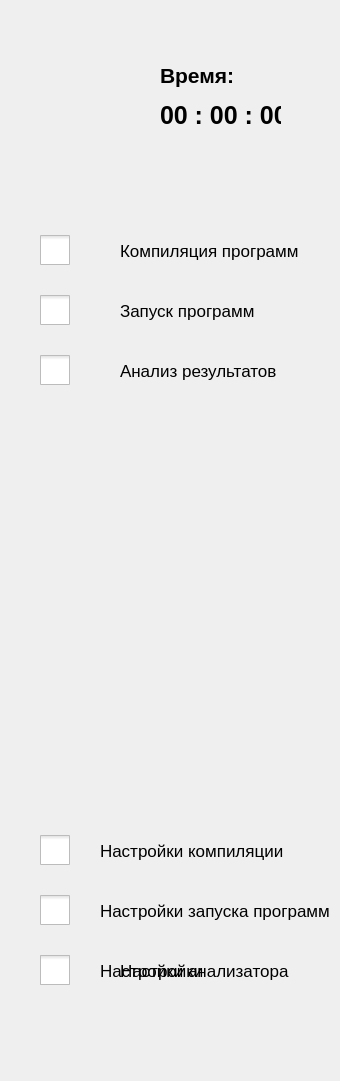
   <widget class="QWidget" name="TabsMenu" native="true">
    <property name="geometry">
     <rect>
      <x>0</x>
      <y>0</y>
      <width>340</width>
      <height>1081</height>
     </rect>
    </property>
    <property name="styleSheet">
     <string notr="true">QCheckBox:hover {
background: rgb(49, 49, 49);
}
QCheckBox::indicator {
	width: 30px;
    height: 30px;
}</string>
    </property>
    <widget class="QLabel" name="CurrentTimeLabel">
     <property name="geometry">
      <rect>
       <x>160</x>
       <y>60</y>
       <width>81</width>
       <height>31</height>
      </rect>
     </property>
     <property name="font">
      <font>
       <pointsize>16</pointsize>
       <bold>true</bold>
      </font>
     </property>
     <property name="text">
      <string>Время:</string>
     </property>
    </widget>
    <widget class="QLabel" name="CurrentTime">
     <property name="geometry">
      <rect>
       <x>160</x>
       <y>100</y>
       <width>121</width>
       <height>31</height>
      </rect>
     </property>
     <property name="font">
      <font>
       <pointsize>19</pointsize>
       <bold>true</bold>
      </font>
     </property>
     <property name="text">
      <string>00 : 00 : 00</string>
     </property>
    </widget>
    <widget class="QCheckBox" name="CompilerTabButton">
     <property name="geometry">
      <rect>
       <x>10</x>
       <y>220</y>
       <width>331</width>
       <height>61</height>
      </rect>
     </property>
     <property name="font">
      <font>
       <pointsize>13</pointsize>
      </font>
     </property>
     <property name="styleSheet">
      <string notr="true">QCheckBox {
	padding-left: 30px;
	spacing: 50px;
}
QCheckBox::indicator {
	image: url(&quot;img/build.png&quot;);
}</string>
     </property>
     <property name="text">
      <string>Компиляция программ</string>
     </property>
     <property name="iconSize">
      <size>
       <width>30</width>
       <height>30</height>
      </size>
     </property>
    </widget>
    <widget class="QCheckBox" name="RunnerTabButton">
     <property name="geometry">
      <rect>
       <x>10</x>
       <y>280</y>
       <width>331</width>
       <height>61</height>
      </rect>
     </property>
     <property name="font">
      <font>
       <pointsize>13</pointsize>
      </font>
     </property>
     <property name="styleSheet">
      <string notr="true">QCheckBox {
	padding-left: 30px;
	spacing: 50px;
}
QCheckBox::indicator {
	image: url(&quot;img/runner.png&quot;);
}</string>
     </property>
     <property name="text">
      <string>Запуск программ</string>
     </property>
     <property name="iconSize">
      <size>
       <width>30</width>
       <height>30</height>
      </size>
     </property>
    </widget>
    <widget class="QCheckBox" name="AnalysisTabButton">
     <property name="geometry">
      <rect>
       <x>10</x>
       <y>340</y>
       <width>331</width>
       <height>61</height>
      </rect>
     </property>
     <property name="font">
      <font>
       <pointsize>13</pointsize>
      </font>
     </property>
     <property name="styleSheet">
      <string notr="true">QCheckBox {
	padding-left: 30px;
	spacing: 50px;
}
QCheckBox::indicator {
	image: url(&quot;img/analysis.png&quot;);
}</string>
     </property>
     <property name="text">
      <string>Анализ результатов</string>
     </property>
     <property name="iconSize">
      <size>
       <width>30</width>
       <height>30</height>
      </size>
     </property>
    </widget>
    <widget class="QCheckBox" name="SettingsButton">
     <property name="geometry">
      <rect>
       <x>10</x>
       <y>940</y>
       <width>331</width>
       <height>61</height>
      </rect>
     </property>
     <property name="font">
      <font>
       <pointsize>13</pointsize>
      </font>
     </property>
     <property name="styleSheet">
      <string notr="true">QCheckBox {
	padding-left: 30px;
	spacing: 50px;
}
QCheckBox::indicator {
	image: url(&quot;img/settings.png&quot;);
}</string>
     </property>
     <property name="text">
      <string>Настройки</string>
     </property>
     <property name="iconSize">
      <size>
       <width>30</width>
       <height>30</height>
      </size>
     </property>
    </widget>
    <widget class="QCheckBox" name="CompilerSettingsButton">
     <property name="geometry">
      <rect>
       <x>10</x>
       <y>820</y>
       <width>331</width>
       <height>61</height>
      </rect>
     </property>
     <property name="font">
      <font>
       <pointsize>13</pointsize>
      </font>
     </property>
     <property name="styleSheet">
      <string notr="true">QCheckBox {
	padding-left: 30px;
	spacing: 30px;
}
QCheckBox::indicator {
	image: url(&quot;img/build.png&quot;);
}</string>
     </property>
     <property name="text">
      <string>Настройки компиляции</string>
     </property>
     <property name="iconSize">
      <size>
       <width>30</width>
       <height>30</height>
      </size>
     </property>
    </widget>
    <widget class="QCheckBox" name="RunnerSettingsButton">
     <property name="geometry">
      <rect>
       <x>10</x>
       <y>880</y>
       <width>331</width>
       <height>61</height>
      </rect>
     </property>
     <property name="font">
      <font>
       <pointsize>13</pointsize>
      </font>
     </property>
     <property name="styleSheet">
      <string notr="true">QCheckBox {
	padding-left: 30px;
	spacing: 30px;
	
}
QCheckBox::indicator {
	image: url(&quot;img/runner.png&quot;);
}</string>
     </property>
     <property name="text">
      <string>Настройки запуска программ</string>
     </property>
     <property name="iconSize">
      <size>
       <width>30</width>
       <height>30</height>
      </size>
     </property>
    </widget>
    <widget class="QCheckBox" name="AnalysisSettingsButton">
     <property name="geometry">
      <rect>
       <x>10</x>
       <y>940</y>
       <width>331</width>
       <height>61</height>
      </rect>
     </property>
     <property name="font">
      <font>
       <pointsize>13</pointsize>
      </font>
     </property>
     <property name="styleSheet">
      <string notr="true">QCheckBox {
	padding-left: 30px;
	spacing: 30px;
}
QCheckBox::indicator {
	image: url(&quot;img/analysis.png&quot;);
}</string>
     </property>
     <property name="text">
      <string>Настройки анализатора</string>
     </property>
     <property name="iconSize">
      <size>
       <width>30</width>
       <height>30</height>
      </size>
     </property>
    </widget>
    <widget class="QWidget" name="MainLogoWidget" native="true">
     <property name="geometry">
      <rect>
       <x>10</x>
       <y>50</y>
       <width>121</width>
       <height>101</height>
      </rect>
     </property>
     <property name="styleSheet">
      <string notr="true">image: url(&quot;img/build.png&quot;);</string>
     </property>
    </widget>
    <zorder>CurrentTimeLabel</zorder>
    <zorder>CurrentTime</zorder>
    <zorder>CompilerTabButton</zorder>
    <zorder>RunnerTabButton</zorder>
    <zorder>AnalysisTabButton</zorder>
    <zorder>CompilerSettingsButton</zorder>
    <zorder>RunnerSettingsButton</zorder>
    <zorder>AnalysisSettingsButton</zorder>
    <zorder>MainLogoWidget</zorder>
    <zorder>SettingsButton</zorder>
   </widget>
